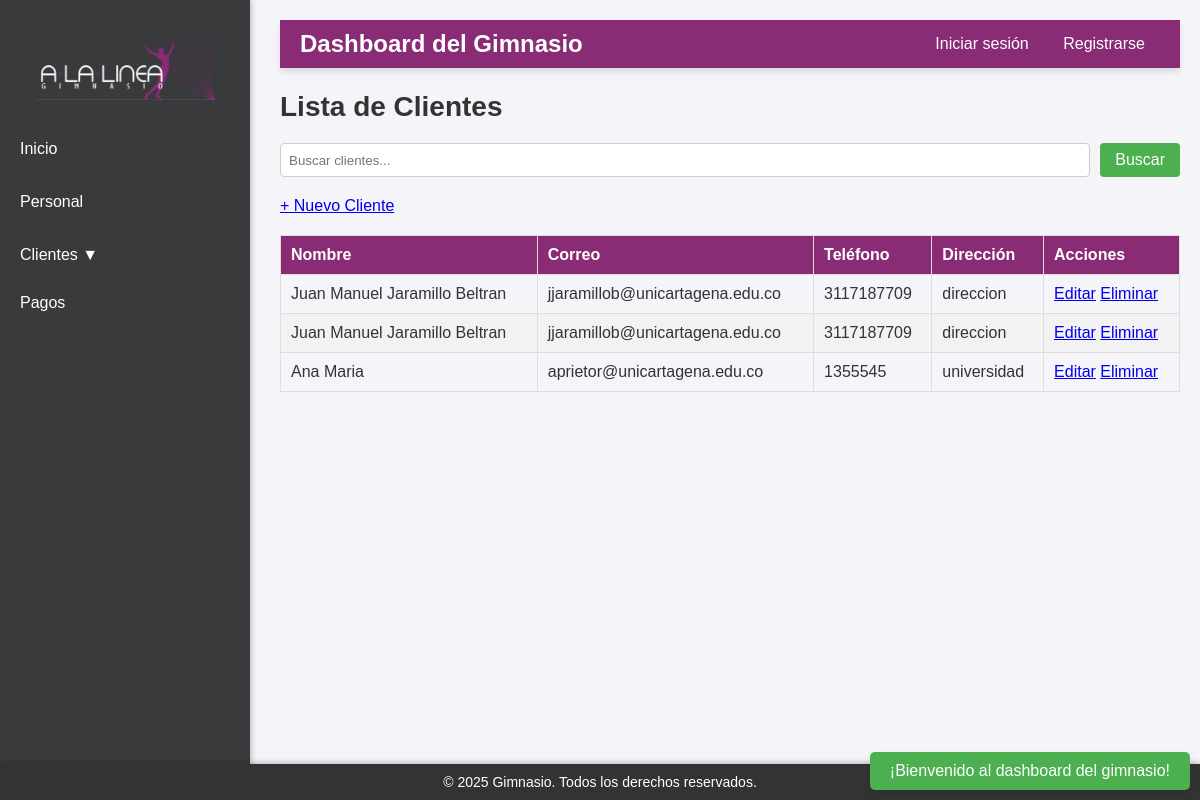
/clientes/, run on the app's committed database.
### apps/core/models.py (models this page shows)
class Client(models.Model):
    name = models.CharField(max_length=100)
    email = models.EmailField()
    phone = models.CharField(max_length=15)
    address = models.CharField(max_length=100)
    photo = models.ImageField(upload_to='client_photos/')

### apps/core/views.py (the view, shortened to what this page needs)
# urls.py: path('clientes/', ClientListView.as_view(), name='cliente_list'),
class ClientListView(ListView):
    model = Client
    template_name = 'gym/client_list.html'
    context_object_name = 'clientes'
    def get_queryset(self):
        queryset = super().get_queryset()
        query = self.request.GET.get('q')
        return queryset

### templates/gym/client_list.html (shortened to what this page needs)
{% extends 'base.html' %}
{% load static %}
{% block extra_css %}<link rel="stylesheet" href="{% static 'css/client.css' %}">{% endblock %}
{% block content %}
<h2>Lista de Clientes</h2>
<form method="get" class="search-form">
    <input type="text" name="q" placeholder="Buscar clientes..." value="{{ request.GET.q }}" class="form-control">
    <button type="submit" class="btn btn-primary">Buscar</button>
</form>
<a href="{% url 'cliente_create' %}" class="btn btn-success">+ Nuevo Cliente</a>
<table class="table">
    <thead>
        <tr>
            <th>Nombre</th>
            <th>Correo</th>
            <th>Teléfono</th>
            <th>Dirección</th>
            <th>Acciones</th>
        </tr>
    </thead>
    <tbody>
        {% for cliente in clientes %}
        <tr>
            <td>{{ cliente.name }}</td>
            <td>{{ cliente.email }}</td>
            <td>{{ cliente.phone }}</td>
            <td>{{ cliente.address }}</td>
            <td>
                <a href="{% url 'cliente_update' cliente.id %}" class="btn btn-warning">Editar</a>
                <a href="{% url 'cliente_delete' cliente.id %}" class="btn btn-danger">Eliminar</a>
            </td>
        </tr>
        {% empty %}
        <tr>
            <td colspan="5">No hay clientes registrados.</td>
        </tr>
        {% endfor %}
    </tbody>
</table>
{% endblock %}

### templates/base.html (shortened to what this page needs)
{% load static %}
<!DOCTYPE html>
<html lang="es">
<head>
    <link rel="stylesheet" href="{% static 'css/main.css' %}">
    {% block extra_css %}{% endblock %}
</head>
<body>
    <div class="sidebar">
        <div class="logo-container">
            <img src="{% static 'img/logo.JPG' %}" alt="A la Línea Gimnasio" class="logo-sidebar">
        </div>
        <a href="{% url 'home' %}" class="{% block home_active %}{% endblock %}">Inicio</a>
        <a href="{% url 'staff' %}" class="{% block staff_active %}{% endblock %}">Personal</a>
        <div class="submenu">
            <a href="#!" class="toggle-submenu">Clientes ▼</a>
        </div>
        <a href="{% url 'payment_plans' %}" class="{% block payment_active %}{% endblock %}">Pagos</a>
    </div>
    <div class="main-content">
        <header>
            <h1>Dashboard del Gimnasio</h1>
            <nav>
                {% if user.is_authenticated %}
                    <a href="#">{{ user.username }}</a>
                    <a href="{% url 'logout' %}">Cerrar sesión</a>
                {% else %}
                    <a href="{% url 'login' %}">Iniciar sesión</a>
                    <a href="{% url 'register' %}">Registrarse</a>
                {% endif %}
            </nav>
        </header>
        <section>
            {% block content %}{% endblock %}
        </section>
    </div>
    <footer>
        <p>© 2025 Gimnasio. Todos los derechos reservados.</p>
    </footer>
</body>
</html>

### static/css/main.css (style rules this page uses)
body { font-family: 'Arial', sans-serif; margin: 0; padding: 0; background-color: #f4f4f9; color: #333; }
header { background-color: #892b75; color: white; padding: 10px 20px; display: flex; justify-content: space-between; align-items: center; box-shadow: 0 4px 6px rgba(0, 0, 0, 0.1); }
header h1 { margin: 0; font-size: 24px; }
header nav a { color: white; text-decoration: none; margin: 0 15px; font-size: 16px; }
.sidebar { width: 250px; height: 100vh; background-color: #393a3c; color: white; position: fixed; top: 0; left: 0; padding-top: 20px; box-shadow: 2px 0 5px rgba(0, 0, 0, 0.2); }
.sidebar a { display: block; color: white; text-decoration: none; padding: 15px 20px; margin: 5px 0; }
.logo-container { text-align: center; padding: 20px 0; width: 100%; }
.logo-sidebar { width: 80%; max-width: 180px; height: auto; display: block; margin: 0 auto; }
.main-content { margin-left: 260px; padding: 20px; }
.main-content h2 { font-size: 28px; margin-bottom: 20px; }
button { background-color: #892b75; color: white; border: none; padding: 10px 20px; border-radius: 5px; cursor: pointer; font-size: 16px; }
table { width: 100%; border-collapse: collapse; margin-top: 20px; }
table th, table td { border: 1px solid #ddd; text-align: left; padding: 10px; }
table th { background-color: #892b75; color: white; }
table tr:nth-child(even) { background-color: #f2f2f2; }
footer { background-color: #333; color: white; text-align: center; padding: 10px 0; position: fixed; bottom: 0; width: 100%; box-shadow: 0 -2px 5px rgba(0, 0, 0, 0.2); }
footer p { margin: 0; font-size: 14px; }
.submenu { margin-top: 10px; padding-left: 10px; }
.submenu .toggle-submenu { color: #fff; text-decoration: none; display: block; padding: 10px; cursor: pointer; }

### static/css/client.css (style rules this page uses)
.search-form { display: flex; gap: 10px; margin-bottom: 20px; }
.search-form input[type="text"] { flex: 1; padding: 8px; border: 1px solid #ccc; border-radius: 4px; }
.search-form button { padding: 8px 15px; border: none; background-color: #4CAF50; color: white; border-radius: 4px; cursor: pointer; }

### data on the page
Client: name "Juan Manuel Jaramillo Beltran", email "jjaramillob@unicartagena.edu.co", phone "3117187709", address "direccion"
Client: name "Juan Manuel Jaramillo Beltran", email "jjaramillob@unicartagena.edu.co", phone "3117187709", address "direccion"
Client: name "Ana Maria", email "aprietor@unicartagena.edu.co", phone "1355545", address "universidad"
